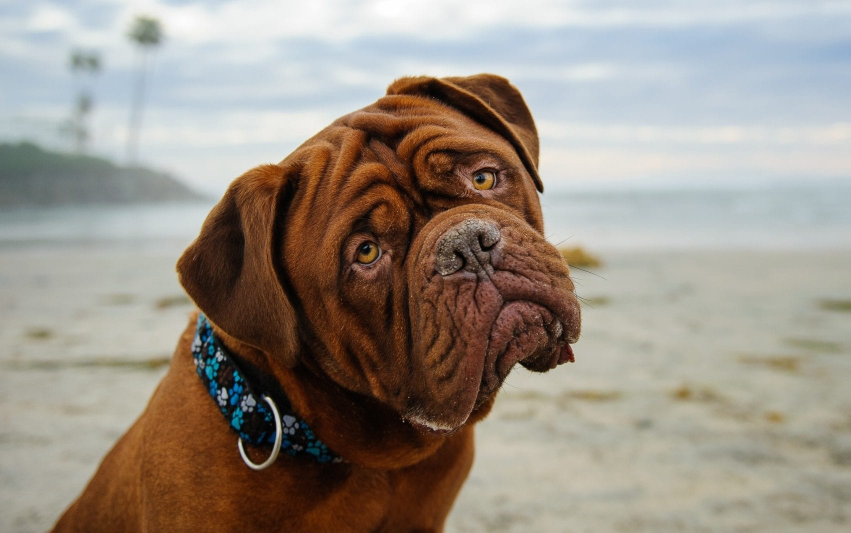
#> input picture oldCode_MDS2019/szenario1_informationRetrieval/dog.jpg, 1702 x 1065 px (shown at 1/2 size)
$ python query.py
#> lines starting #> are read from the running program, lines starting #| are printed output that depends on the picture
#> the answer given: dog.jpg
#> in set_image_name, `self.query_image = cv2.imread(query_image_name, cv2.IMREAD_GRAYSCALE)`:
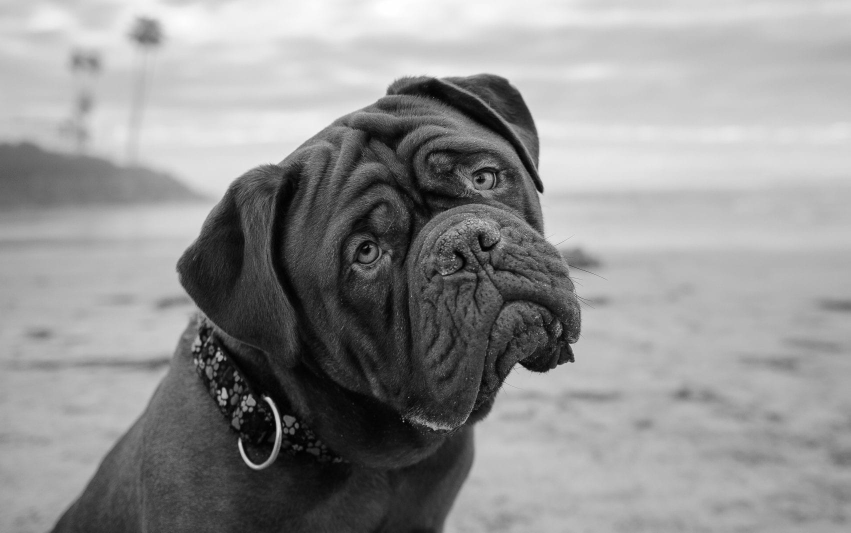
#> self.query_image: shape (1065, 1702) (shown at 1/2 size); min 0, max 255, mean 146.5
### oldCode_MDS2019/szenario1_informationRetrieval/feature_extractor.py
# pylint: disable=no-member
# import the necessary packages
import numpy as np
import cv2
from PIL import Image


class FeatureExtractor:

	#######################################################################################################################
	# Function extract(self, image)
	# Function to extract features for an image
	#
	# Input arguments:
	#   - [image] image: input image
	# Output argument:
	#   - [list] features: list with extracted features
	#######################################################################################################################
	def extract(self, image):
		# TODO: You can change your extraction method

		#features = self.image_pixels(image)
		features = self.histogram(image)
		#features = self.thumbnail_features(image)
		#features = self.extract_features_spatial(image)

		# TODO: You can even extend features with another method
		#features.extend(self.histogram(image))
		features.extend(self.thumbnail_features(image))

		return features

	#######################################################################################################################
	# Function histogram(self, image)
	# Function to extract histogram features for an image
	#
	# Tipp:
	# 	- use 'cv2.calcHist'
	#	- create a list out of the histogram (hist.tolist())
	#	- return a flatten list
	#
	# Input arguments:
	#   - [image] image: input image
	# Output argument:
	#   - [list] features: list with extracted features
	#######################################################################################################################
	def histogram(self, image):

		his_image = cv2.calcHist(images = [image], channels = [0], mask = None, histSize = [256], ranges = [0, 256])
#> his_image = 256 values, max 25819 at index 181, min 87 at index 0, mean 7080.6

		his_list = his_image.tolist()
#> his_list = 256 items, first 6: [87], [161], [453], [1101], [1915], [2563]

		his_list = [int(item) for sublist in his_list for item in sublist]
#> his_list has the same summary as his_image
#> in extract, `features = self.histogram(image)`: features has the same summary as his_image in histogram

		return his_list


	#######################################################################################################################
	# Function thumbnail_features(self, image)
	# Function to create a thumbnail of an image and return the image values (features)
	#
	# Help:
	#   - Resize image (dim(30,30))
	#	- Create a list from the image (np array)
	#	- flatten and return the list
	#
	# Input arguments:
	#   - [image] image: input image
	# Output argument:
	#   - [list] feature_list: list with extracted features
	#######################################################################################################################
	def thumbnail_features(self, image):
		resized_image =  cv2.resize(src = image, dsize = (30,30))
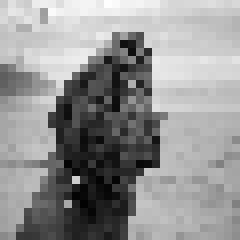
#> resized_image: shape (30, 30) (shown 8 times larger); min 2, max 254, mean 146.8

		resized_image_list = resized_image.tolist()
#> resized_image_list = 30 items

		resized_image_list = [item for sublist in resized_image_list for item in sublist]
#> resized_image_list = 900 values, max 254 at index 13, min 2 at index 760, mean 146.8

		return resized_image_list


	#######################################################################################################################
	# Function extract_features_spatial(self, image, factor = 10)
	# Function to create spatial features
	#
	# Help:
	#   - Resize image (dim(200,200))
	#	- Observe (factor * factor) image parts
	#	- calculate max, min and mean for each part and add to feature list
	#
	# Input arguments:
	#   - [image] image: input image
	#	- [int] factor: facto to split images into parts
	# Output argument:
	#   - [list] feature_list: list with extracted features
	#######################################################################################################################
	# [81 lines left out: functions extract_features_spatial, partitionbased_histograms, image_pixels, not called in this run]


# [17 lines that do not run on import are left out]

### oldCode_MDS2019/szenario1_informationRetrieval/searcher.py
# import the necessary packages
import csv
import math
from pathlib import Path

from pdb import set_trace as st

#######################################################################################################################
# Function square_rooted(x)
# Function to calculate the root of the sum of all swared elements of a list
#
# Help:
#   - for each element calculate the square value. Sum all values up. Calculate the root
#
# Input arguments:
#   - [list] x: list of input numbers
# Output argument:
#   - [float] result
#######################################################################################################################
def square_rooted(x):
        return math.sqrt(sum([a*a for a in x]))

class Searcher:

    #######################################################################################################################
	# Function __init__(self, index_path):
	# Init function. Just set the index path
	#######################################################################################################################
    def __init__(self, index_path):
        # store our index path
        self.index_path = index_path

    #######################################################################################################################
	# Function search(self, queryFeatures, limit = 5)
	# Function retrieve similar images based on the queryFeatures
	#
    # 	# Tasks:
    #   - If there is no index file -> Print error and return False [Hint: Path(*String*).exists()]
    #   - Open the index file
    #   - Read in CSV file [Hint: csv.reader()]
    #   - Iterate over every row of the CSV file
    #       - Collect the features and cast to float
    #       - Calculate distance between query_features and current features list
    #       - Save the result in a dictionary: key = image_path, Item = distance
    #   - Close file
    #   - Sort the results according their distance
    #   - Return limited results
	#
	# Input arguments:
	#   - [list] query_features: Lost of query features
    #   - [int] limit: Limit the retrieved results
	# Output argument:
	#   - [float] result: Computed distance
	#######################################################################################################################
    def search(self, queryFeatures, limit = 5):
        # initialize our dictionary of results
        results = {}

        # check if there is a csv file
        if not Path(self.index_path).exists():
            print("There is no index file!")
            return False

        # open the index file for reading
        with open(self.index_path) as f:
            # initialize the CSV reader
            reader = csv.reader(f)

            # loop over the rows in the index
            for row in reader:
                # extract features [1:] and convert to float
                features = [float(x) for x in row[1:]]

                # TODO choose a distance funtion here
                distance = self.euclidean_distance(features, queryFeatures)

                # add to dictionary; Key: image_path, Item: distance_value
                results[row[0]] = distance

            # close the reader
            f.close()

        # sort our results
        results = sorted([(v, k) for (k, v) in results.items()])

        # return our (limited) results
        return results[:limit]


    #######################################################################################################################
	# Function euclidean_distance(self, x, y):
	# Function to calculate the euclidean distance for two lists
	#
    # 	# Help: https://pythonprogramming.net/euclidean-distance-machine-learning-tutorial/
	#
	# Input arguments:
	#   - [list] x: List one
    #   - [list] y: List two
	# Output argument:
	#   - [float] result: Computed distance
	#######################################################################################################################
    # [70 lines left out: functions euclidean_distance, manhattan_distance, minkowski_distance, cosine_similarity, not called in this run]

    #######################################################################################################################
	# Function cosine_distance(self, x, y):
	# Function to calculate the cosine distance with help of cosine similarity
	#######################################################################################################################
    def cosine_distance(self, x, y):
        return 1 - self.cosine_similarity(x, y)

### oldCode_MDS2019/szenario1_informationRetrieval/query.py
# pylint: disable=no-member
import numpy as np
import cv2
from feature_extractor import FeatureExtractor
#from searcher import Searcher
from searcher import Searcher
import easygui
from pathlib import Path
import os
import csv


from pdb import set_trace as st

#######################################################################################################################
# Function get_filename_from_path(self, path_to_file, file_ending = '.png'):
# Function to retrieve a file name from a file path
#
# Hint: "./images/739609.png" -> "739609".
# You can use 'os.path.basename'
#
# Input arguments:
#   - [string] path_to_file: Path to a file.
#   - [string] file_ending: String of the file type. Default = '.png'
# Output argument:
#   - [string] name: Name of the file
###########################c###########################################################################################
# [7 lines left out: function get_filename_from_path, not called in this run]

class Query:
    output_name = "/Users/jessekruse/Uni_Code/Master/Master_S2/MIR/mir-ss2021/oldCode_MDS2019/szenario1_informationRetrieval/index.csv"
    code_path = "/Users/jessekruse/Uni_Code/Master/Master_S2/MIR/mir-ss2021/oldCode_MDS2019/szenario1_informationRetrieval/codes.csv"
    image_directory = "/Users/jessekruse/Uni_Code/Master/Master_S2/MIR/ImageCLEFmed2007_test"

    #######################################################################################################################
	# Function __init__(self, query_image_name = None):
	# Init function. Just call set_image_name
	#######################################################################################################################
    def __init__(self, query_image_name = None, limit = 10):
        self.limit = limit
        self.image_features = None
        self.set_image_name(query_image_name)
        self.query_image_code = None

    #######################################################################################################################
	# Function set_image_name(self, query_image_name = "./images/739562.png"):
	# Function to set the image name. Afterwards the image is loaded
	#
	# Steps: Set variable "self.query_image_name". Load image and set to "self.query_image". Call "calculate_features(self)"
    # Hint: You can also use a file dialogue to automatic enter the filename
    #       -> http://easygui.sourceforge.net/api.html?highlight=fileopenbox#easygui.fileopenbox
	#
	# Input arguments:
	#   - [string] query_image_name: Path to image name. Default: like "./images/739609.png"
	#######################################################################################################################
    def set_image_name(self, query_image_name = None):
        if query_image_name is None:
            query_image_name = easygui.fileopenbox(default = self.image_directory, filetypes = ["*.png"])
        self.query_image_name = query_image_name
        self.query_image = cv2.imread(query_image_name, cv2.IMREAD_GRAYSCALE)
        self.calculate_features()

    #######################################################################################################################
	# Function calculate_features(self):
	# Function to calculate features
	#
	# Steps: Check if "self.query_image" is None -> exit(). Extract features wit "FeatureExtractor" and set to "self.features"
	#######################################################################################################################
    def calculate_features(self):
        if self.query_image is None:
            print("There is no image named: ", self.query_image_name)
            exit()
        # initialize the FeatureExtractor
        feature_extractor = FeatureExtractor()
        # describe the query_image
        self.features = feature_extractor.extract(self.query_image)
#> self.features = 1156 values, max 25819 at index 181, min 2 at index 1016, mean 1682.3

    #######################################################################################################################
	# Function run(self):
	# Function to start a query
	#
	# Steps:
    #   Check if "self.query_image" or self.features is None -> return.
    #   Create a Searcher and run a search
	#######################################################################################################################
    def run(self):
        # perform the search
        searcher = Searcher(self.output_name)
        results = searcher.search(self.features, self.limit)
#> results = False

        # If we do not get any results, we quit
        if (results is False):
            quit()
#> (the program exits here)

$ run again, on strauss.JPG
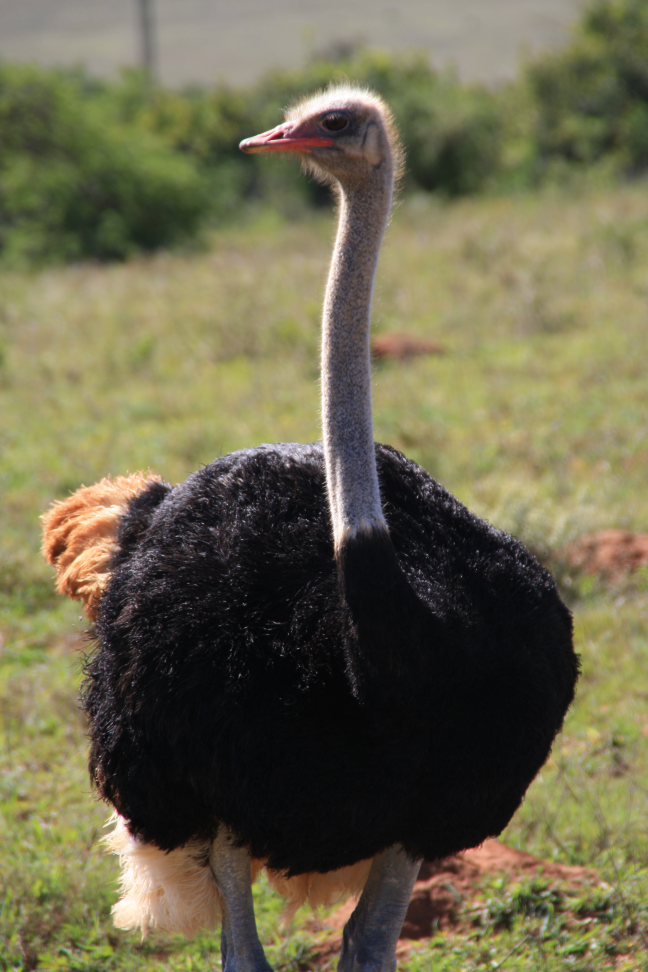
#> input picture strauss.JPG, 2592 x 3888 px (shown at 1/4 size)
#> in set_image_name, `self.query_image = cv2.imread(query_image_name, cv2.IMREAD_GRAYSCALE)`:
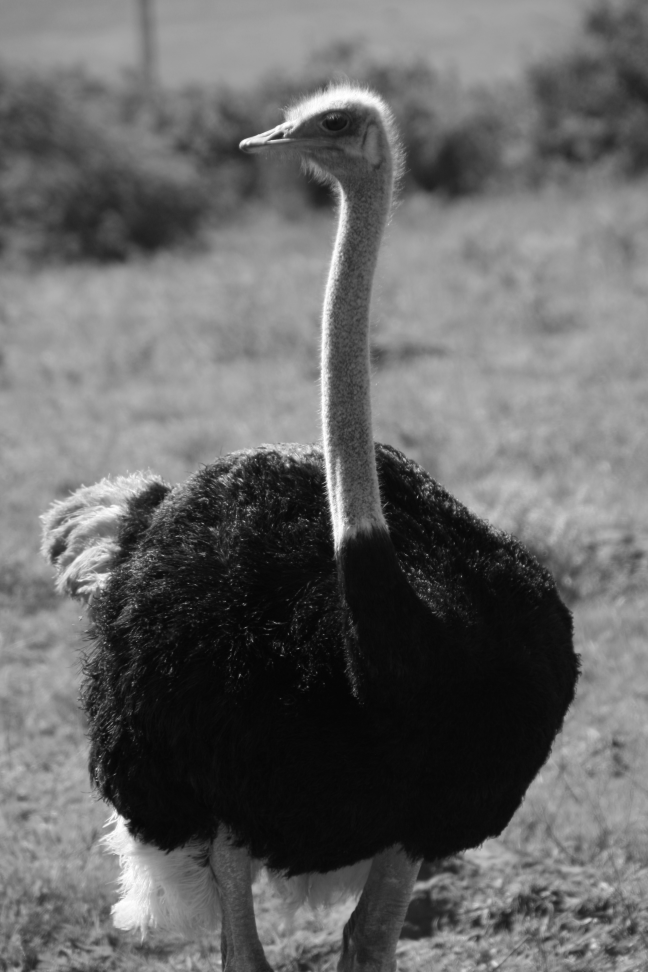
#> self.query_image: shape (3888, 2592) (shown at 1/4 size); min 0, max 255, mean 102.6
#> his_image = 256 values, max 322041 at index 10, min 1 at index 2, mean 39366
#> in histogram, `his_list = his_image.tolist()`: his_list = 256 items, first 6: [3], [2], [1], [9], [289], [8138]
#> in histogram, `his_list = [int(item) for sublist in his_list for item in sublist]`: his_list has the same summary as his_image
#> features has the same summary as his_image in histogram
#> in thumbnail_features, `resized_image =  cv2.resize(src = image, dsize = (30,30))`:
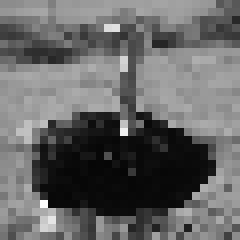
#> resized_image: shape (30, 30) (shown 8 times larger); min 6, max 253, mean 102
#> in thumbnail_features, `resized_image_list = resized_image.tolist()`: resized_image_list = 30 items
#> in thumbnail_features, `resized_image_list = [item for sublist in resized_image_list for item ..`: resized_image_list = 900 values, max 253 at index 755, min 6 at index 611, mean 102
#> self.features = 1156 values, max 322041 at index 10, min 1 at index 2, mean 8797.1
#> results = False
